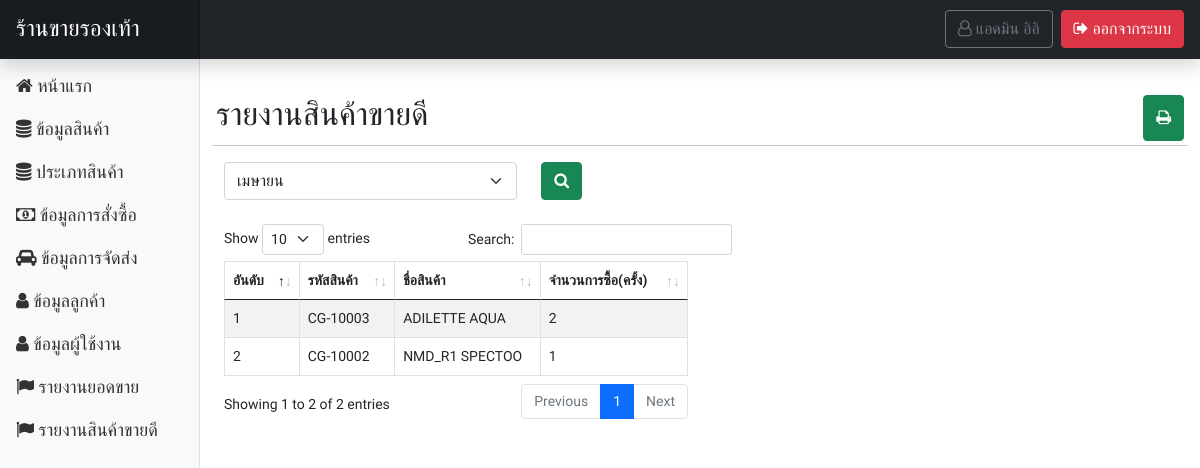
The app's page /page-admin/report_bestsell.php?month=04 (signed in), older data.
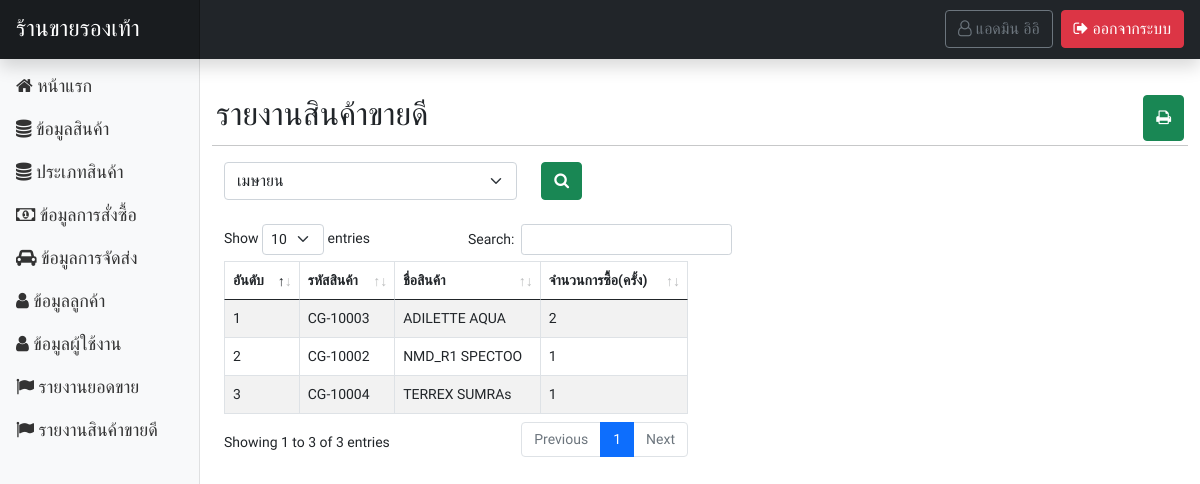
The same page, newer data.
### tables this page shows
CREATE TABLE `tbl_payment_list` (
  `pl_id` int(50) NOT NULL,
  `pl_pm_code` varchar(255) NOT NULL,
  `pl_cg_id` varchar(255) NOT NULL,
  `pl_amount` varchar(255) NOT NULL
);

CREATE TABLE `tbl_cargo` (
  `cg_id` int(20) NOT NULL,
  `cg_code` varchar(255) NOT NULL,
  `cg_name` varchar(255) NOT NULL,
  `cg_detail` text NOT NULL,
  `cg_img` varchar(255) NOT NULL,
  `cg_type_id` varchar(50) NOT NULL,
  `cg_unit` varchar(50) NOT NULL,
  `cg_price` varchar(50) NOT NULL,
  `cg_amount` varchar(50) NOT NULL,
  `cg_view` varchar(50) NOT NULL DEFAULT '0'
);

### functions.php (called while the page is built, shortened)
<?php
class ConnectDB
{
    protected $db;
    function __construct()
    {
        $DB_HOST = "localhost";
        $DB_USER = "root";
        $DB_PASS = "";
        $DB_NAME = "stoe_store";
        $con = new mysqli($DB_HOST, $DB_USER, $DB_PASS, $DB_NAME);
        $con->set_charset("utf8");
        $this->db = $con;
    }
    function query($data)
    {
        $result = $this->db->query($data);
        if ($result == true) {
            return $result;
        } else {
            echo "Error to query.!!";
        }
    }
}
class User extends ConnectDB
{
    function userGetById($id)
    {
        $result = $this->db->query("SELECT * FROM tbl_user WHERE u_id = '$id' ");
        $row = $result->fetch_all(MYSQLI_ASSOC);
        return $row;
    }
}
function NameMonth()
{
    $monthList = [
        "01" => "มกราคม",
        "02" => "กุมภาพันธ์",
        "03" => "มีนาคม",
        "04" => "เมษายน",
        "05" => "พฤษภาคม",
        "06" => "มิถุนายน",
        "07" => "กรกฎาคม",
        "08" => "สิงหาคม",
        "09" => "กันยายน",
        "10" => "ตุลาคม",
        "11" => "พฤศจิกายน",
        "12" => "ธันวาคม",
    ];
    return $monthList;
}

### page-admin/report_bestsell.php (the view, shortened to what this page needs)
<?php include('header.php'); ?>
</head>
<body>
    <?php
    $obj = new ConnectDB();
    if (isset($_GET['month']) && !empty($_GET['month'])) {
        $result = $obj->query("SELECT *,COUNT(cg.cg_code*pl_amount) as total FROM tbl_payment_list as pl INNER JOIN tbl_payment as pm ON pl.pl_pm_code = pm.pm_code INNER JOIN tbl_cargo as cg ON pl.pl_cg_id = cg.cg_id WHERE MONTH(pm.pm_date) = '" . $_GET['month'] . "' GROUP BY cg.cg_code ORDER BY total DESC ");
    }
    ?>
    <?php include('navbar.php'); ?>
    <div class="container-fluid">
        <div class="row my-4">
            <?php include('sidebar.php'); ?>
            <main class="col-md-9 ms-sm-auto col-lg-10 px-md-4">
                <div class="row mt-2">
                    <div class="d-flex justify-content-between align-content-center p-1">
                        <h2>รายงานสินค้าขายดี
                            <?php $i = 1; ?>
                        </h2>
                        <button onclick="window.print()" class="btn btn-success no-print"><i class="fa fa-print"></i> </button>
                    </div>
                    <hr>
                    <div class="row mb-4">
                        <div class="col-md-12">
                            <form action="" method="GET">
                                <div class="row">
                                    <div class="col-md-4">
                                        <select class="form-select no-print" name="month">
                                            <?php foreach (NameMonth() as $key => $value) { ?>
                                                <option value="<?= $key; ?>" <?php if (isset($_GET['month']) && $_GET['month'] == $key) {
                                                                                echo "selected";
                                                                            } ?>><?= $value; ?></option>
                                            <?php } ?>
                                        </select>
                                    </div>
                                    <div class="col-md-4">
                                        <button type="submit" name="submit" value="search" class="btn btn-success no-print"><i class="fa fa-search" aria-hidden="true"></i></button>
                                    </div>
                                </div>
                            </form>
                        </div>
                    </div>
                    <?php if (isset($result) && $result->num_rows > 0) { ?>
                        <div class="col-md-6">
                            <table id="dtb" class="table table-striped table-bordered mt-5" style="width:100%">
                                <thead>
                                    <tr>
                                        <th>อันดับ</th>
                                        <th>รหัสสินค้า</th>
                                        <th>ชื่อสินค้า</th>
                                        <th>จำนวนการซื้อ(ครั้ง)</th>
                                    </tr>
                                </thead>
                                <tbody>
                                    <?php while ($row = $result->fetch_array()) { ?>
                                        <tr>
                                            <td><?= $i++; ?></td>
                                            <td><?= $row['cg_code'] ?></td>
                                            <td><?= $row['cg_name'] ?></td>
                                            <td><?= $row['total']; ?></td>
                                        </tr>
                                    <?php } ?>
                                </tbody>
                            </table>
                        </div>
                    <?php } ?>
                </div>
            </main>
        </div>
    </div>
    <?php include('call_datatable.php'); ?>
</body>
</html>

Row changes from the older to the newer data that the page shows:
added tbl_payment_list: tbl_cargo.cg_code "CG-10004", tbl_cargo.cg_name "TERREX SUMRAs", total "1"
Text that changed along with them:
text written by a page script: "Show entries Search: Showing 1 to 2 of 2 entries Previous 1 Next" → "Show entries Search: Showing 1 to 3 of 3 entries Previous 1 Next"
